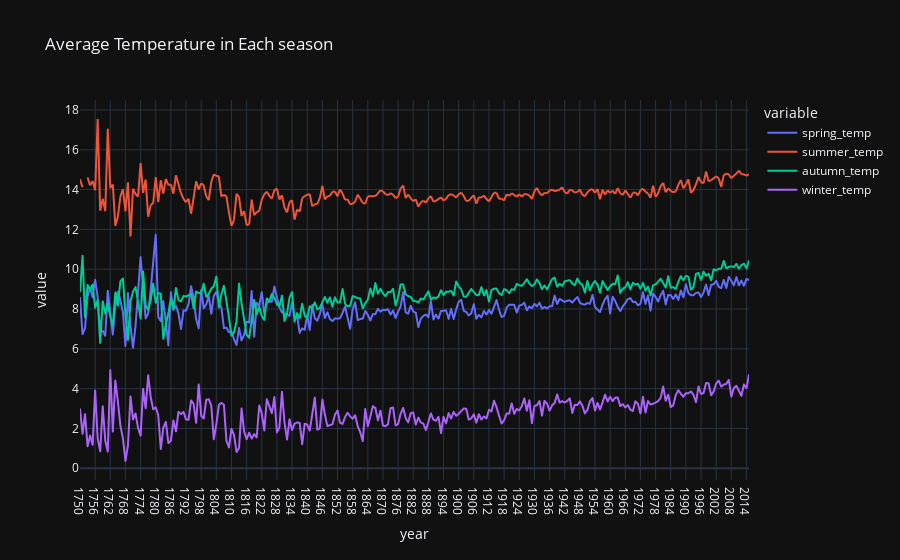

Notebook source saved alongside this figure:
### Code cell
import plotly.express as px
fig=px.line(season,x="year",y=['spring_temp', 'summer_temp', 'autumn_temp', 'winter_temp'],title="Average Temperature in Each season", template="plotly_dark")
fig.show()

### Figure 1 — Plotly figure (JSON) as saved in the notebook; plotly's stock layout.template omitted (floating-point values rounded to 4 significant figures; data arrays with more than 128 entries replaced by an {"elided": "..."} marker saying what was removed)
{"data": [{"hovertemplate": "variable=spring_temp<br>year=%{x}<br>value=%{y}<extra></extra>", "legendgroup": "spring_temp", "line": {"color": "#636efa", "dash": "solid"}, "mode": "lines", "name": "spring_temp", "showlegend": true, "type": "scattergl", "x": {"elided": "266 str values"}, "xaxis": "x", "y": {"elided": "266 float values"}, "yaxis": "y"}, {"hovertemplate": "variable=summer_temp<br>year=%{x}<br>value=%{y}<extra></extra>", "legendgroup": "summer_temp", "line": {"color": "#EF553B", "dash": "solid"}, "mode": "lines", "name": "summer_temp", "showlegend": true, "type": "scattergl", "x": {"elided": "266 str values"}, "xaxis": "x", "y": {"elided": "266 float values"}, "yaxis": "y"}, {"hovertemplate": "variable=autumn_temp<br>year=%{x}<br>value=%{y}<extra></extra>", "legendgroup": "autumn_temp", "line": {"color": "#00cc96", "dash": "solid"}, "mode": "lines", "name": "autumn_temp", "showlegend": true, "type": "scattergl", "x": {"elided": "266 str values"}, "xaxis": "x", "y": {"elided": "266 float values"}, "yaxis": "y"}, {"hovertemplate": "variable=winter_temp<br>year=%{x}<br>value=%{y}<extra></extra>", "legendgroup": "winter_temp", "line": {"color": "#ab63fa", "dash": "solid"}, "mode": "lines", "name": "winter_temp", "showlegend": true, "type": "scattergl", "x": {"elided": "266 str values"}, "xaxis": "x", "y": {"elided": "266 float values"}, "yaxis": "y"}], "layout": {"legend": {"title": {"text": "variable"}, "tracegroupgap": 0}, "title": {"text": "Average Temperature in Each season"}, "xaxis": {"anchor": "y", "domain": [0, 1], "title": {"text": "year"}}, "yaxis": {"anchor": "x", "domain": [0, 1], "title": {"text": "value"}}}}
